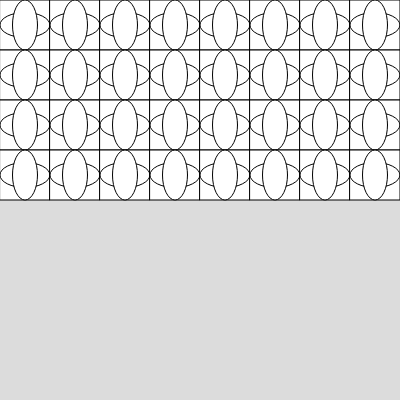
Frame 1 (no input)
Frame 60 (no input): identical to frame 1, image omitted
Frame 120 (the mouse pressed at the canvas centre since frame 60): identical to frame 1, image omitted

The p5.js sketch that drew this single still picture (run headless with seeded random() and noise() and a simulated clock; from frame 60 on, the mouse is pressed at the canvas centre):

// p5.js sketch
// ── sketch.js
function setup() {
  createCanvas(400, 400);
}

function draw() {
  background(220);

  rect_8();
  translate(-400, 50);
  rect_8();
  translate(-400, 50);
  rect_8();
  translate(-400, 50);
  rect_8();
  translate(-400, 50);
}

function rect_trans() {
  rect(0, 0, 50, 50)
  // circle(25,25,50)
  ellipse(25, 25, 50, 25)
  ellipse(25, 25, 25, 50)
  translate(50, 0);
}

function rect_8() {
  rect_trans();
  rect_trans();
  rect_trans();
  rect_trans();

  rect_trans();
  rect_trans();
  rect_trans();
  rect_trans();
}

// https://p5js.org/reference/#/p5/circle

// https://p5js.org/reference/#/p5/translate
